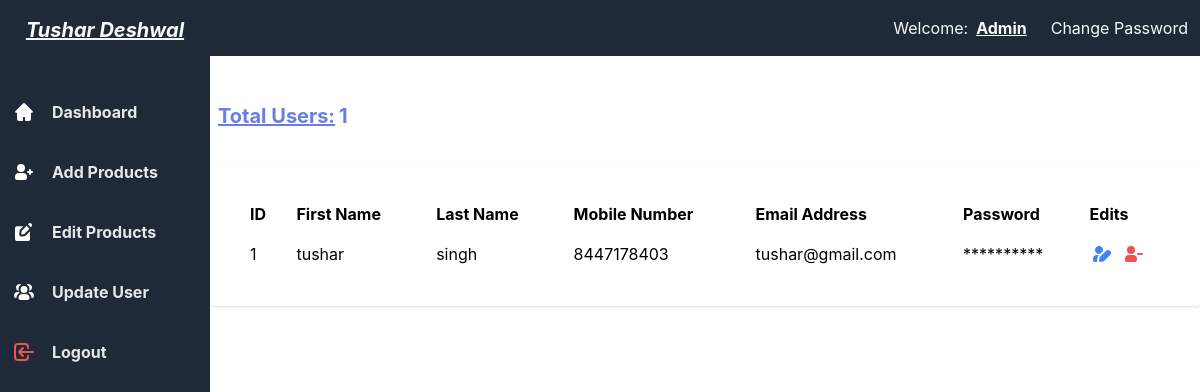
Page /user_page/ on the committed database.
### Ecommerce_app/models.py (models this page shows, shortened)
class UserData(AbstractBaseUser):
    first_name = models.CharField(max_length=30)
    last_name = models.CharField(max_length=30)
    mobile_number = models.PositiveIntegerField()
    email = models.EmailField(max_length=254, unique=True)
    password = models.CharField(max_length=130)

### Ecommerce_app/views.py (the view)
# urls.py: path('user_page/', views.user_page, name='user_page'),
def user_page(request):
    return render(request, "admin/user.html", {"user_data": user_data})

### templates/admin/user.html (shortened to what this page needs)
<!DOCTYPE html>
<html lang="en">
<head>
</head>
<body class="text-black">
  {% extends 'admin/base.html' %}
  {% block content %}
  {% load static %}
  <div>
    <h1 class="flex items-center font-sans text-center font-bold break-normal text-indigo-500 px-2 py-8 text-xl md:text-2xl">
      <span class="underline mr-1">Total Users:</span>{{ user_data|length }}
    </h1>
    <div id='recipients' class="p-8 mt-6 lg:mt-0 rounded shadow bg-white">
      <table id="example" class="stripe hover w-full py-4">
        <thead class="text-left">
          <tr>
            <th class="px-2 py-2">ID</th>
            <th class="px-4 py-2">First Name</th>
            <th class="px-4 py-2">Last Name</th>
            <th class="px-4 py-2">Mobile Number</th>
            <th class="px-4 py-2">Email Address</th>
            <th class="px-4 py-2">Password</th>
            <th class="px-2 py-2">Edits</th>
          </tr>
        </thead>
        <tbody>
          {% for user in user_data %}
          <tr>
            <td class="px-2 py-2">{{ user.id }}</td>
            <td class="px-4 py-2">{{ user.first_name }}</td>
            <td class="px-4 py-2">{{ user.last_name }}</td>
            <td class="px-4 py-2">{{ user.mobile_number }}</td>
            <td class="px-4 py-2">{{ user.email }}</td>
            <td class="px-4 py-2">**********</td>
            <td class="px-2 py-2 flex items-center">
              <div class="mr-1 cursor-pointer" onclick="showEditModal('edit-popup-modal', '{{user.id}}', '{{user.first_name}}', '{{user.last_name}}', '{{user.mobile_number}}', '{{user.email}}', '{{user.password}}')">
              </div>
              <div class="ml-1 cursor-pointer" onclick="showDeleteModal('delete-popup-modal', '{{user.id}}' )">
                <svg class="w-6 h-6 text-red-500 hover:text-red-800" aria-hidden="true"
                  xmlns="http://www.w3.org/2000/svg" fill="currentColor" viewBox="0 0 24 24" onclick="showDeleteModal('delete-popup-modal', '{{user.id}}')">
                  <path fill-rule="evenodd"
                    d="M5 8a4 4 0 1 1 8 0 4 4 0 0 1-8 0Zm-2 9a4 4 0 0 1 4-4h4a4 4 0 0 1 4 4v1a2 2 0 0 1-2 2H5a2 2 0 0 1-2-2v-1Zm13-6a1 1 0 1 0 0 2h4a1 1 0 1 0 0-2h-4Z"
                    clip-rule="evenodd" />
                </svg>
              </div>
            </td>
          </tr>
          {% endfor %}
        </tbody>
      </table>
    </div>
  </div>
  {% endblock %}

### rows in the picture
UserData: id "1", first_name "tushar", last_name "singh", mobile_number "8447178403", email "tushar@gmail.com"

### other values in the picture
{{ user_data|length }} "1"
